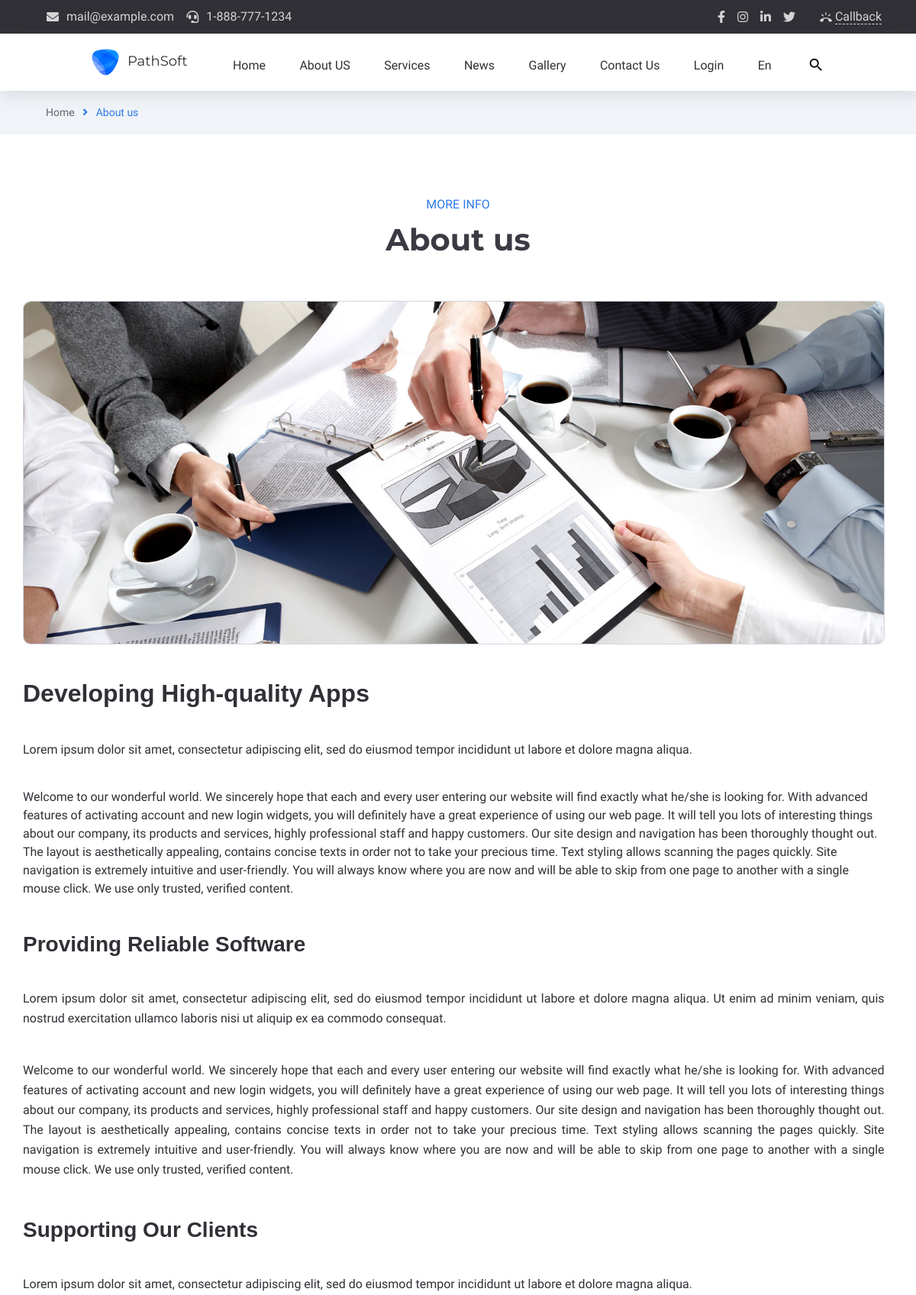
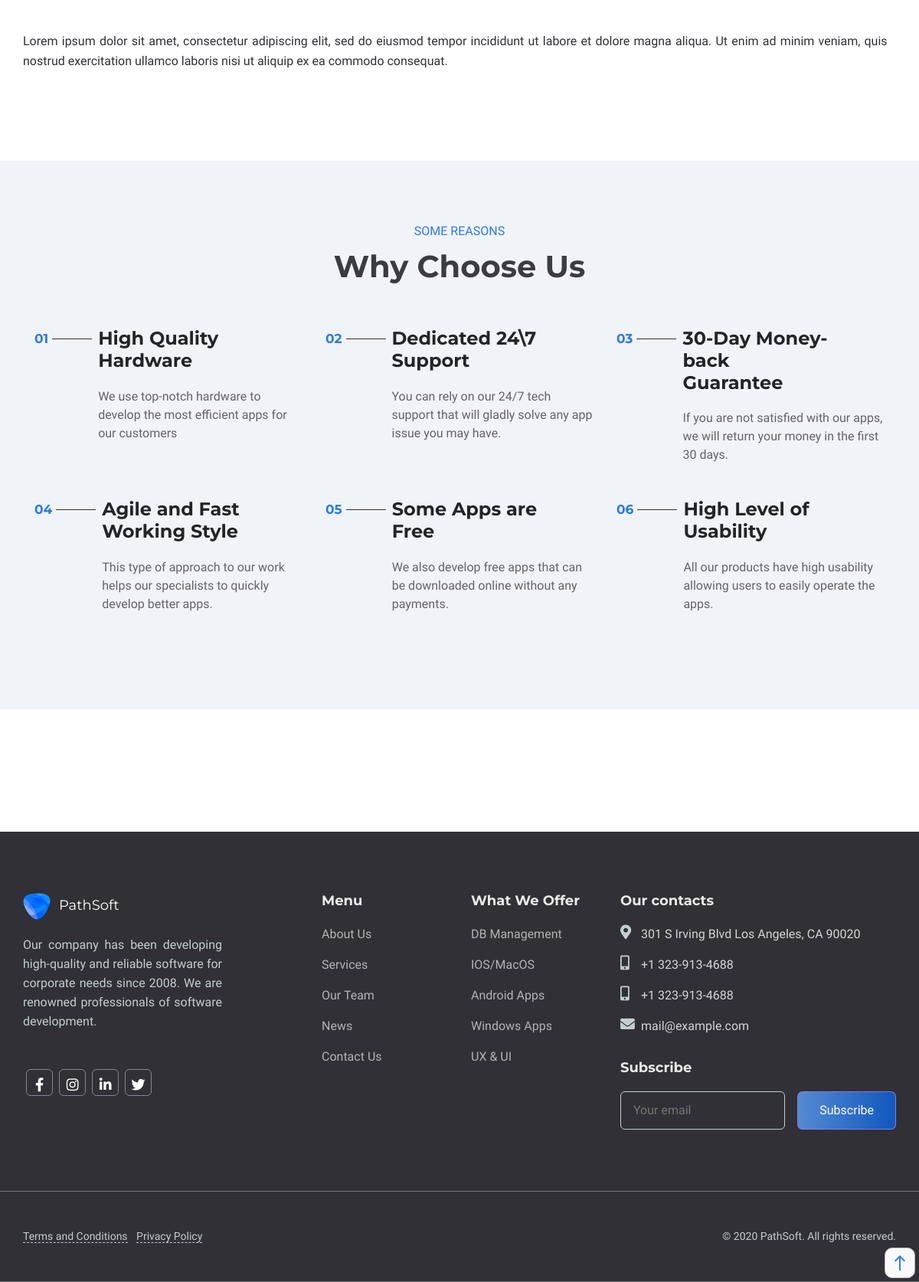
/about, run on the app's committed database (2 pictures, top to bottom).
### app/models.py (models this page shows)
class HeaderContact(db.Model):
    id=db.Column(db.Integer,primary_key=True)
    hc_content=db.Column(db.String(255))
    hc_icon_class=db.Column(db.String(255))
    hc_url=db.Column(db.String(255))

class HeaderSocialIcon(db.Model):
    id=db.Column(db.Integer,primary_key=True)
    hsi_name=db.Column(db.String(255))
    hsi_css_class=db.Column(db.String(255))
    hsi_url=db.Column(db.String(255))

class MeniuLogo(db.Model):
    id=db.Column(db.Integer,primary_key=True)
    logo_title=db.Column(db.String(255))
    logo_url=db.Column(db.String(255))
    logo_alt=db.Column(db.String(255))
    logo_img=db.Column(db.String(255))

class MeniuName(db.Model):
    id=db.Column(db.Integer,primary_key=True)
    meniu_title=db.Column(db.String(255))
    meniu_url=db.Column(db.String(255))
    meniu_icon=db.Column(db.String(255))

class AboutHeading(db.Model):
    id=db.Column(db.Integer,primary_key=True)
    about_subheading=db.Column(db.String(255))
    about_heading=db.Column(db.String(255))

class AboutDesc(db.Model):
    id=db.Column(db.Integer,primary_key=True)
    about_img=db.Column(db.String(255))
    about_desc=db.Column(db.Text)

class ReasonTitle(db.Model):
    id=db.Column(db.Integer,primary_key=True)
    reason_subheading=db.Column(db.String(255))
    reason_title=db.Column(db.String(255))

class ReasonItem(db.Model):
    id=db.Column(db.Integer,primary_key=True)
    reasonitem_number=db.Column(db.String(255))
    reasonitem_title=db.Column(db.String(255))
    reasonitem_text=db.Column(db.String(255))

class FooterCompanyInfo(db.Model):
    id=db.Column(db.Integer,primary_key=True)
    company_info=db.Column(db.String(255))

class FooterSocialIcon(db.Model):
    id=db.Column(db.Integer,primary_key=True)
    footer_si_name=db.Column(db.String(255))
    footer_si_class=db.Column(db.String(255))
    footer_si_link=db.Column(db.String(255))

class FooterMenu(db.Model):
    id=db.Column(db.Integer,primary_key=True)
    ft_menu_name=db.Column(db.String(255))
    ft_menu_link=db.Column(db.String(255))

class FooterOffer(db.Model):
    id=db.Column(db.Integer,primary_key=True)
    offer=db.Column(db.String(255))
    offer_link=db.Column(db.String(255))

class FooterContact(db.Model):
    id=db.Column(db.Integer,primary_key=True)
    footer_contact_name=db.Column(db.String(255))
    footer_contact_icon=db.Column(db.String(255))
    footer_contact_link=db.Column(db.String(255))

### main/routes.py (the view)
@app.route("/about")
def about_index():
    header_contacts=HeaderContact.query.all()
    headersocial_icons=HeaderSocialIcon.query.all()
    logos=MeniuLogo.query.all()
    meniu_names=MeniuName.query.all()
    aboutheadings=AboutHeading.query.all()
    aboutdesces=AboutDesc.query.all()
    reasonheadings=ReasonTitle.query.all()
    reasonitems=ReasonItem.query.all()
    customerheadings=CustomerHeading.query.all()
    brands=Brand.query.all()
    company_info_footers=FooterCompanyInfo.query.all()
    footer_social_icons=FooterSocialIcon.query.all()
    footer_menus=FooterMenu.query.all()
    footer_offers=FooterOffer.query.all()
    footer_contacts=FooterContact.query.all()
    return render_template("main/about.html",brands=brands,aboutdesces=aboutdesces, customerheadings=customerheadings, aboutheadings=aboutheadings,  header_contacts=header_contacts, headersocial_icons=headersocial_icons, logos=logos, meniu_names=meniu_names, reasonheadings=reasonheadings, reasonitems=reasonitems, company_info_footers=company_info_footers,footer_social_icons=footer_social_icons , footer_menus=footer_menus,footer_offers=footer_offers ,footer_contacts=footer_contacts )

### app/templates/main/about.html (shortened to what this page needs)
{% extends "main/base.html" %}{% block contentmain %}
<section id="crumbs">
    <div class="container crumbs-bread">
        <div class="row align-items-center justify-content-between">
            <div class="col-auto">
                <div class="crumbs-info">
                    <span class="crumbs-home"><a href="/">Home</a></span> <i class="fas fa-angle-right"></i>
                    <span class="crumbs-about">About us</span>
                </div>
            </div>
        </div>
    </div>
</section>
<section id="more-info-about-us">
    <div class="container section-padding">
        <div class="row">
            <div class="col-12">
                {% for aboutheading in aboutheadings %}
                <div class="section-heading">
                    <span class="section-heading-span">{{aboutheading.about_subheading}}</span>
                    <h2 class="section-heading-h2">{{aboutheading.about_heading}}</h2>
                </div>
                {% endfor %}
            </div>
        </div>
        <div class="row">
            <div class="col-12">
                {% for aboutdesc in aboutdesces %}
                <div class="about-item">
                    <div class="about-img">
                        <img src="static/uploads/{{aboutdesc.about_img}}" alt="">
                    </div>
                    <span>{{aboutdesc.about_desc|safe}}</span>
                </div>
                {% endfor %}
            </div>
        </div>
    </div>
</section>
<section id="reasons" class="section-padding">
    <div class="container">
        <div class="row ">
            <div class="col-12">
                {% for reasonheading in reasonheadings %}
                <div class="section-heading">
                    <span class="section-heading-span">{{reasonheading.reason_subheading}}</span>
                    <h2 class="section-heading-h2">{{reasonheading.reason_title}}</h2>
                </div>
                {% endfor %}
            </div>
        </div>
        <div class="row justify-content-center">
            {% for reasonitem in reasonitems %}
            <div class="col-4 col-margin">
                <div class="reasons-item">
                    <div class="reasons-item-number"><span>{{reasonitem.reasonitem_number}}</span></div>
                    <div class="reasons-item-info">
                        <h4>{{reasonitem.reasonitem_title}}</h4>
                        <p>{{reasonitem.reasonitem_text}}</p>
                    </div>
                </div>
            </div>
            {% endfor %}
        </div>
    </div>
</section>
<section id="customers">
    <div class="container section-padding">
    </div>
</section>
{% endblock %}

### app/templates/main/base.html (shortened to what this page needs)
<!doctype html>
<html lang="en">
<head>
    <link rel="stylesheet" href="https://cdnjs.cloudflare.com/ajax/libs/font-awesome/5.15.3/css/all.min.css"
 />
    <link rel="stylesheet" href="https://cdn.jsdelivr.net/npm/bootstrap-icons@1.4.1/font/bootstrap-icons.css">
    <link rel="stylesheet" href="https://stackpath.bootstrapcdn.com/bootstrap/4.3.1/css/bootstrap.min.css"
>
    <link rel="stylesheet" href="/static/main/css/style.css">
    <link rel="stylesheet" href="/static/main/css/about.css">
    <link rel="stylesheet" href="/static/main/css/blog.css">
    <link rel="stylesheet" href="/static/main/css/contact.css">
    <link rel="stylesheet" href="/static/main/css/login.css">
    <link rel="stylesheet" href="/static/main/css/gallery.css">
    <link rel="stylesheet" href="/static/main/css/blogitem.css">
</head>
<body>
    <nav id="header-contact">
        <div class="container con">
            <div class="row align-items-center justify-content-between">
                <div class="col-auto">
                    <ul class="header-top-info align-items-center justify-content-between d-flex">
                        {% for header_contact in header_contacts %}
                        <li>
                            <a href="{{header_contact.hc_url}}">
                                <i class="{{header_contact.hc_icon_class}}"></i>
                                <span>{{header_contact.hc_content}}</span>
                            </a>
                        </li>
                        {% endfor %}
                    </ul>
                </div>
                <div class="col-auto">
                    <div class="header-top-links align-items-center justify-content-between d-flex ">
                        <ul class="social-links">
                            {% for headersocial_icon in headersocial_icons %}
                            <li>
                                <a href="{{headersocial_icon.hsi_url}}"><i
                                        class="{{headersocial_icon.hsi_css_class}}"></i></a>
                            </li>
                            {% endfor %}
                        </ul>
                        <div class="header-top-btn">
                            <a href="#" class="header-call-back-link">
                                <i class="material-icons">ring_volume</i>
                                <span>Callback</span>
                            </a>
                        </div>
                    </div>
                </div>
            </div>
        </div>
    </nav>
    <section id="meniu-bar" class="sticky-menu">
        <div class="meniu-nav">
            {% for logo in logos %}
            <div class="logo">
                <a href="{{logo.logo_url}}"><img src="/static/uploads/{{logo.logo_img}}" alt="{{logo.logo_alt}}">
                    <span>{{logo.logo_title}}</span>
                </a>
            </div>
            {% endfor %}
            <div class="meniu-item">
                <ul>
                    {% for meniu_name in meniu_names %}
                    <li>
                        <a href="{{meniu_name.meniu_url}}" class="menu-list-to" data-title="{{meniu_name.meniu_title}}">
                            <span data-title="{{meniu_name.meniu_title}}"> {{meniu_name.meniu_title}}</span>
                            <i class="{{meniu_name.meniu_icon}}"></i>
                        </a>
                    </li>
                    {% endfor %}
                    <li class="menu-search">
                        <a href="http://">
                            <i class="material-icons md-22 header-search-ico-search">search</i></a>
                    </li>
                </ul>
            </div>
        </div>
    </section>
    {% block contentmain %}
    {% endblock %}
    <section id="footer">
        <div class="container section-padding">
            <div class="row">
                <div class="col-4">
                    <div class="footer-item">
                        {% for logo in logos %}
                        <div class="logo">
                            <a href="{{logo.logo_url}}"><img src="/static/uploads/{{logo.logo_img}}"
                                    alt="{{logo.logo_alt}}">
                                <span>{{logo.logo_title}}</span>
                            </a>
                        </div>
                        {% endfor %}
                        <div class="company-info">
                            {% for company_info_footer in company_info_footers %}
                            <p>{{company_info_footer.company_info}}</p>
                            {% endfor %}
                        </div>
                        <div class="company-sosial-media">
                            {% for footer_social_icon in footer_social_icons %}
                            <a href="{{footer_social_icon.footer_si_link}}">
                                <div class="company-sosial-icon" title="{{footer_social_icon.footer_si_name}}"><i
                                        class="{{footer_social_icon.footer_si_class}}"></i></div>
                            </a>
                            {% endfor %}
                        </div>
                    </div>
                </div>
                <div class="col-2">
                    <div class="company-menu">
                        <h4>Menu</h4>
                        <ul class="company-footer-meniu">
                            {% for footer_menu in footer_menus %}
                            <li>
                                <a href="{{footer_menu.ft_menu_link}}" class="menu-list-to footer-list-to"
                                    data-title="{{footer_menu.ft_menu_name}}">
                                    <span data-title="{{footer_menu.ft_menu_name}}">{{footer_menu.ft_menu_name}}</span>
                                </a>
                            </li>
                            {% endfor %}
                        </ul>
                    </div>
                </div>
                <div class="col-2">
                    <div class="company-menu">
                        <h4>What We Offer</h4>
                        <ul class="company-footer-meniu">
                            {% for footer_offer in footer_offers %}
                            <li>
                                <a href="{{footer_offer.offer_link}}" class="menu-list-to footer-list-to"
                                    data-title="{{footer_offer.offer}}">
                                    <span data-title="{{footer_offer.offer}}"> {{footer_offer.offer}}</span>
                                </a>
                            </li>
                            {% endfor %}
                        </ul>
                    </div>
                </div>
                <div class="col-4">
                    <div class="company-contacts">
                        <h4>Our contacts</h4>
                        <div class="company-contacts-item">
                            <ul class="footer-contact">
                                {% for footer_contact in footer_contacts %}
                                <li class="d-flex">
                                    <i class="{{footer_contact.footer_contact_icon}}"></i>
                                    <div class="footer-contact-info"> <a
                                            href="{{footer_contact.footer_contact_link}}">{{footer_contact.footer_contact_name}}</a>
                                    </div>
                                </li>
                                {% endfor %}
                            </ul>
                            <div class="company-contacts-form">
                                <h4>Subscribe</h4>
                                <div class="contacts-form">
                                    <form action="" class="d-flex">
                                        <input type="text" placeholder="Your email" name="mail" required
                                            class="form-email">
                                        <input type="submit" value="Subscribe" class="form-subscribe">
                                    </form>
                                </div>
                            </div>
                        </div>
                    </div>
                </div>
            </div>
        </div>
    </section>
    <section id="copyright">
        <div class="container copyright-padding">
            <div class="row">
                <div class="col-12">
                    <div class="copyright-item">
                        <div class="footer-links">
                            <a href="http://"><span class="conditions">Terms and Conditions</span> </a>
                            <a href="http://"><span class="privacy">Privacy Policy</span></a>
                        </div>
                        <div class="copyright-text">&#169 2020 PathSoft. All rights reserved.</div>
                    </div>
                </div>
            </div>
        </div>
    </section>
    <a href="#geriqayt" class="geriqayt"><i class="material-icons"> east</i></a>
</body>
</html>

### data on the page
HeaderContact: hc_content "mail@example.com"
HeaderContact: hc_content "1-888-777-1234"
MeniuLogo: logo_img (picture), logo_title "PathSoft"
MeniuName: meniu_title "Home"
MeniuName: meniu_title "About US"
MeniuName: meniu_title "Services"
MeniuName: meniu_title "News"
MeniuName: meniu_title "Gallery"
MeniuName: meniu_title "Contact Us"
MeniuName: meniu_title "Login"
MeniuName: meniu_title "En"
AboutHeading: about_subheading "MORE INFO", about_heading "About us"
AboutDesc: about_img (picture), about_desc "Developing High-quality Apps Lorem ipsum dolor sit amet, consectetur adipiscing elit, sed do eiusmod tempor incididunt ut labore et dolore magna aliqua. Welcome to our wonderful world. We sincerely hope that each and every user entering our website will find exactly what he/she is looking for. With advanced features of activating account and new login widgets, you will definitely have a great experience of using our web page. It will tell you lots of interesting things about our company, its products and services, highly professional staff and happy customers. Our site design and navigation has been thoroughly thought out. The layout is aesthetically appealing, contains concise texts in…"
ReasonTitle: reason_subheading "SOME REASONS", reason_title "Why Choose Us"
ReasonItem: reasonitem_number "01", reasonitem_title "High Quality Hardware", reasonitem_text "We use top-notch hardware to develop the most efficient apps for our customers"
ReasonItem: reasonitem_number "02", reasonitem_title "Dedicated 24\\7 Support", reasonitem_text "You can rely on our 24/7 tech support that will gladly solve any app issue you may have."
ReasonItem: reasonitem_number "03", reasonitem_title "30-Day Money-back Guarantee", reasonitem_text "If you are not satisfied with our apps, we will return your money in the first 30 days."
ReasonItem: reasonitem_number "04", reasonitem_title "Agile and Fast Working Style", reasonitem_text "This type of approach to our work helps our specialists to quickly develop better apps."
ReasonItem: reasonitem_number "05", reasonitem_title "Some Apps are Free", reasonitem_text "We also develop free apps that can be downloaded online without any payments."
ReasonItem: reasonitem_number "06", reasonitem_title "High Level of Usability", reasonitem_text "All our products have high usability allowing users to easily operate the apps."
FooterCompanyInfo: company_info "Our company has been developing high-quality and reliable software for corporate needs since 2008. We are renowned professionals of software development."
FooterMenu: ft_menu_name "About Us"
FooterMenu: ft_menu_name "Services"
FooterMenu: ft_menu_name "Our Team"
FooterMenu: ft_menu_name "News"
FooterMenu: ft_menu_name "Contact Us"
FooterOffer: offer "DB Management"
FooterOffer: offer "IOS/MacOS"
FooterOffer: offer "Android Apps"
FooterOffer: offer "Windows Apps"
FooterOffer: offer "UX & UI"
FooterContact: footer_contact_name "301 S Irving Blvd Los Angeles, CA 90020"
FooterContact: footer_contact_name "+1 323-913-4688"
FooterContact: footer_contact_name "+1 323-913-4688"
FooterContact: footer_contact_name "mail@example.com"
